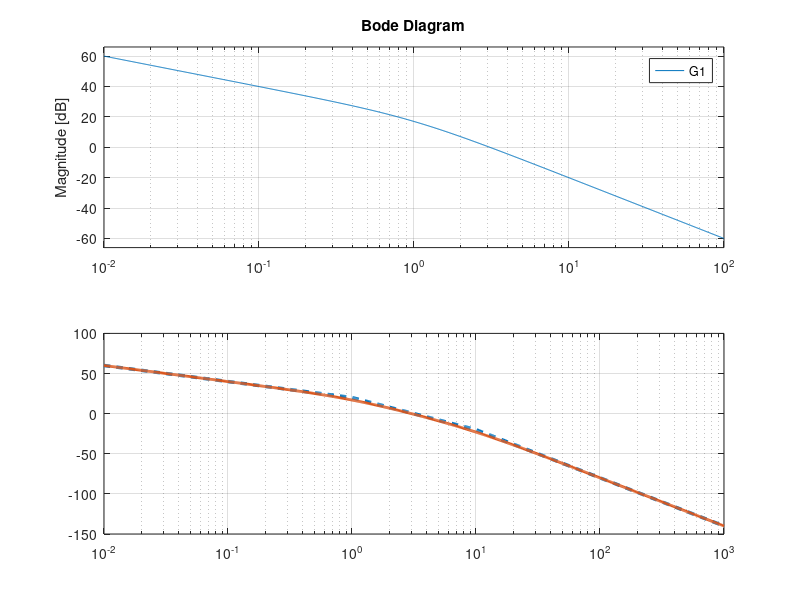

Write MATLAB code to recreate this figure. (Note: this script raises an error after producing the figure.)
%% 9주차 — 주파수응답: 사인을 넣어 보면
% **제어시스템설계** · 충남대학교 자율운항시스템공학과
%
%
% **참고자료 — 먼저 볼 것**
%
% 아래 다섯 과목은 **이 강의의 담당교수가 직접 한 강의**입니다.
% 기초부터 대학원 과정까지 이어지므로 부족한 곳부터 보면 됩니다.
% 이 강의에서 쓰는 기호와 유도는 모두 그 안에서 자세히 다룹니다.
%
% | # | 과목 | 수준 | 언어 | 영상 | 강의자료·코드 |
% |---|---|---|---|---|---|
% | 1 | **제어공학** — 기초. 전달함수, 피드백, 안정도, 근궤적, PID | 학부 | KO | [재생목록](https://youtube.com/playlist?list=PLFaUxNRM4BvJMpF9HZS-Mp8tDv9dTdglk) | [드라이브](https://drive.google.com/drive/folders/1TNIPDNtS_Iy8li-olka5WJslSXDYf0aT) |
% | 2 | **제어시스템설계** — 해석이 아니라 설계. 사양, 루프 성형, 이산 구현 | 학부 | KO | [재생목록](https://youtube.com/playlist?list=PLFaUxNRM4BvIGroZ5rgn7x08F7C79d9WZ) | [드라이브](https://drive.google.com/drive/folders/11m5Xxl_PHJvxgHghLSP-jhCpmRpbvoXh) |
% | 3 | **제어공학특론** — 좌표계, 6자유도 운동방정식, 회전행렬과 오일러각, 선형화 | 대학원 | EN | [재생목록](https://youtube.com/playlist?list=PLFaUxNRM4BvJmvF2ljx4KM5dj1P5jEcw0) | [드라이브](https://drive.google.com/drive/folders/1GUxbbONl916lNd0ggnFnXrNwNkd13-2-) |
% | 4 | **센서신호처리 및 융합** — 센서 모델, 잡음, 추정, 다중센서 융합 | 대학원 | EN | [재생목록](https://youtube.com/playlist?list=PLFaUxNRM4BvK-aP2Gdoyp5-AWvMn7Fo8E) | [드라이브](https://drive.google.com/drive/folders/1MEVJP7TzMcm8w6TZwUjhWJtL34WeNY3u) |
% | 5 | **캡스톤디자인** — 이동체 프로젝트를 처음부터 끝까지 | 학부 | KO | [재생목록](https://youtube.com/playlist?list=PLFaUxNRM4BvLu7L0pDoLzDXTv8mm6rCmj) | [드라이브](https://drive.google.com/drive/folders/1haIQejlJfrdhtOuof-MpffR9ydVscXZS) |
%
% **MATLAB 이나 Simulink 가 아직 익숙하지 않다면** 실습에 들어가기 전에 아래를 먼저 하십시오.
% 무료이고 각각 몇 시간이면 끝납니다.
%
% | 도구 | 학습 자료 |
% |---|---|
% | MATLAB | [MATLAB Onramp](https://matlabacademy.mathworks.com/kr/details/matlab-onramp/gettingstarted) · [Core MATLAB Skills](https://matlabacademy.mathworks.com/details/core-matlab-skills/lpmlcms) |
% | Simulink | [Simulink Onramp](https://matlabacademy.mathworks.com/kr/details/simulink-onramp/simulink) · 담당교수 Simulink 강의 [1편](https://youtu.be/a-afHg_fSaU) · [2편](https://youtu.be/070Yn0Hw5a0) |
%
% 지난 주까지는 **시간**으로 봤습니다. 계단을 넣고 얼마나 빨리, 얼마나 흔들리며
% 따라오는지를 봤습니다.
%
% 오늘부터는 **주파수**로 봅니다. 사인을 넣고 크기와 위상이 어떻게 달라지는지 봅니다.
%
% 왜 굳이 다른 눈으로 보는가 — 세 가지 이유가 있습니다.
%
% - **모델이 없어도 잴 수 있다.** 사인파를 넣어 보면 되니까 실험만으로 얻는다
% - **곱셈이 덧셈이 된다.** 여러 블록이 이어진 시스템을 손으로 그릴 수 있다
% - **여유를 숫자로 준다.** 모델이 조금 틀려도 버티는지를 10주차에서 본다
if isempty(which('plant_msd'))   % 경로가 아직 등록 안 되었으면 알아서 잡는다
    p_ = pwd;
    if ~isempty(mfilename('fullpath')), p_ = fileparts(mfilename('fullpath')); end
    for k_ = 1:4
        if isfile(fullfile(p_,'setup_path.m')), run(fullfile(p_,'setup_path.m')); break; end
        p_ = fileparts(p_);
    end
    clear p_ k_
end
clc; close all;
s = tf('s');
%% 0-0. 오늘 돌려 볼 파일
% 강의노트를 읽다가 **직접 값을 바꿔 보고 싶을 때** 여는 파일들입니다.
% 모두 `W09_Bode` 폴더 안에 있습니다.
%
% | 파일 | 실행 결과 | 학습 목표 |
% |---|---|---|
% | `W09_01_sine_to_bode.m` | 여러 주파수의 사인을 `lsim` 으로 넣고 정상상태에서 크기비·위상지연을 **직접 재서** `bode` 곡선 위에 찍는다 | 보드 선도가 **잰 값을 모아 놓은 것**임을 |
% | `W09_02_bode_asymptotes.m` | 전달함수를 인수로 쪼개 점근선을 하나씩 그리고 합산 | 손으로 보드 선도를 **그리는 법** |
% | `W09_03_run_simulink.m` | 사인 주파수를 `logspace` 로 훑으며 `sim` 을 반복하고 진폭·위상을 자동 추출 | 모델 없이 **실험만으로** 보드 선도를 얻는 법 |
% | `W09_SineSweep.slx` | 사인 소스 $\to$ 플랜트 $\to$ 로깅. 아주 단순한 모델 | 측정 대상은 그냥 **열린 시스템**임 |
% | `W09_build_model.m` | 위 `.slx` 를 코드로 다시 만든다 | 모델이 깨졌을 때 되살리는 법 |
%
% 오늘 처음 쓰는 도우미 함수 두 개도 `common/` 에 있습니다.
%
% | 함수 | 기능 |
% |---|---|
% | `freq_scan(G, w)` | 주파수마다 사인을 넣어 **크기비와 위상지연을 실제로 재서** 표로 돌려준다 |
% | `dg_sine_io(w)` | 위 0절의 "사인 넣고 사인 나오는" 그림을 그린다 |
%
% 실행하는 법 — 파일을 열고 절 안에서 `Ctrl+Enter` 를 누르면 그 절만 돕니다.
% 전체는 `F5` 입니다. 처음 한 번은 `setup_path` 를 먼저 실행하십시오.
%
% 이 강의노트의 **그림은 전부** `make_figures.m` 이 만들어 `common/figures/` 에
% 넣어 둔 것입니다. 그림마다 어느 함수가 만들었는지 아래에 적어 두었습니다.
%% 0. 오늘 한 장 요약
% 오늘 배우는 것을 한 문장으로 적으면 이렇습니다.
%
% **선형 시불변 시스템에 사인을 넣으면 같은 주파수의 사인이 나온다.
% 달라지는 것은 크기와 위상뿐이고, 그 둘을 주파수마다 모은 것이 보드 선도다.**
%
% ![사인을 넣으면 크기와 위상만 달라진 사인이 나온다](w09_sine_io.png)
%
% **그림 파일** `w09_sine_io.png` — `common/dg_sine_io.m` 의 `dg_sine_io`
%   · 다시 만들려면 `make_figures('w09_sine_io')`
%
% **만드는 곳** — `common/dg_sine_io.m` (`make_figures('w09_sine_io')`).
% 명령창에서 `dg_sine_io(3)` 처럼 다른 주파수로 직접 불러도 됩니다
% **직접 바꿔 보려면** — `W09_01_sine_to_bode.m` 의 **1절**에서 `w` 를
% $0.1$, $1$, $10$ 으로 바꿔 실행
%
% 그림 해석 — **이 표를 그대로 읽으면 오늘 0절 설명이 됩니다**
%
% | 관찰 위치 | 관찰 내용 | 해석 |
% |---|---|---|
% | 파란 곡선 | 입력 $\sin(\omega t)$, 진폭 $1$ | 우리가 넣는 것 |
% | 빨간 곡선 | 출력 | 시스템이 내놓는 것 |
% | 두 곡선의 **모양** | 둘 다 똑같은 사인파다 | **모양은 안 바뀐다.** 이것이 오늘의 출발점 |
% | 두 곡선이 $0$ 을 지나는 간격 | 항상 같다 | **주파수도 안 바뀐다** |
% | 빨간 봉우리 높이 | $0.707$ | 크기가 $0.707$ 배로 줄었다. 이것이 $|G|$ |
% | 위쪽 가로 막대 | $0.785$ 초 | 빨간 곡선이 파란 곡선보다 이만큼 늦다 |
% | 그 막대의 각도 표시 | $-45.0$ 도 | 한 주기 $6.28$ 초의 $1/8$ 이 $45^\circ$ |
% | 두 곡선의 처음 구간 | 빨간 곡선이 $-0.5$ 에서 시작 | 아직 정상상태가 아니다. **재는 것은 뒤쪽** |
%
% $|G| = 0.707$ 과 위상 $-45^\circ$ — 이 **두 숫자**가 주파수 $\omega=1$ 에서
% 이 시스템을 완전히 설명합니다. 주파수를 바꿔 가며 이 두 숫자를 모으면
% 그것이 보드 선도입니다.
%
% 오늘의 계단
%
% - **1~2절** 사인을 넣으면 무슨 일이 생기는가
% - **3절** 크기와 위상을 어떻게 재는가
% - **4절** 보드 선도 — 왜 dB 와 로그축인가
% - **5절** 손으로 그리는 법 (네 조각과 점근선)
% - **6절** 2차 항의 봉우리
% - **7절** Simulink 로 직접 재 보기
%% 0-1. 가장 작은 예부터
% 파라미터가 하나뿐인 시스템으로 시작합니다.
%
% $$G(s) = \frac{1}{s+1}$$
%
% 여기에 $\omega = 1$ 인 사인을 넣으면 어떻게 되는지 봅니다.
% 손으로 계산할 수 있습니다. $s$ 자리에 $j\omega = j$ 를 넣기만 하면 됩니다.
%
% $$G(j1) = \frac{1}{j+1}$$
%
% 크기는 분모의 크기로 나누면 되고
%
% $$|G(j1)| = \frac{1}{|1+j|} = \frac{1}{\sqrt{2}} \approx 0.707$$
%
% 위상은 분모의 각을 빼면 됩니다.
%
% $$\angle G(j1) = -\angle(1+j) = -45^\circ$$
%
% 즉 **크기는 0.707 배로 줄고, 45도 늦게 따라온다** 는 뜻입니다.
% 정말 그런지 코드로 확인합니다.
G0 = 1/(s+1);
w0 = 1;
G0jw = freqresp(G0, w0);
fprintf('=== 손계산과 대조 ===\n');
fprintf('  손계산  : 크기 %.4f , 위상 %.1f 도\n', 1/sqrt(2), -45);
fprintf('  MATLAB  : 크기 %.4f , 위상 %.1f 도\n\n', abs(G0jw), rad2deg(angle(G0jw)));
t = (0:0.02:20)';
u = sin(w0*t);
y = lsim(G0, u, t);
plot(t, u, 'LineWidth', 2); hold on;
plot(t, y, 'LineWidth', 2); grid on;
xlabel('시간 [s]'); ylabel('신호');
legend('입력 sin(t)', '출력', 'Location','southeast');
title('0.707 배로 줄고 45도 늦는다');
%% 0-2. 45도가 얼마나 늦는 것인가
% 위상은 각도지만 실제로는 **시간지연**입니다. 바꾸는 법은 간단합니다.
%
% $$\text{시간지연} = \frac{\text{위상}[\mathrm{rad}]}{\omega}$$
%
% 위 예에서 $45^\circ = \pi/4$ 라디안이고 $\omega = 1$ 이므로
% $\pi/4 \approx 0.785$ 초 늦습니다.
%
% **주의할 점** — 같은 위상이라도 주파수가 다르면 시간지연이 다릅니다.
% 주파수가 두 배면 같은 각도라도 지연은 절반입니다.
fprintf('=== 같은 45도라도 주파수에 따라 다르다 ===\n');
fprintf('     w[rad s^-1]    45도가 뜻하는 시간지연[s]\n');
fprintf('    ------------  --------------------------\n');
for wq = [0.5 1 2 10]
    fprintf('    %12.1f  %26.4f\n', wq, (pi/4)/wq);
end
fprintf('\n');
%% 1. 왜 사인인가
% 계단이나 임펄스가 아니라 왜 하필 사인인가.
%
% 이유는 하나입니다. **선형 시불변 시스템에서 사인만이 모양을 유지합니다.**
%
% - 계단을 넣으면 출력은 계단이 아니다 (지수함수가 섞인 곡선이 나온다)
% - 임펄스를 넣으면 출력은 임펄스가 아니다
% - **사인을 넣으면 출력도 사인이다.** 크기와 위상만 달라진다
%
% 모양이 유지되므로 "무엇이 달라졌는가" 를 숫자 **두 개**로 요약할 수 있습니다.
% 그 두 숫자가 크기비와 위상차입니다.
%
% 그리고 푸리에가 알려 준 대로 어떤 신호든 사인의 합으로 쓸 수 있으므로,
% 사인 하나에 대한 답을 알면 **모든 신호에 대한 답을 아는 것**입니다.
%% 2. 정말 사인이 나오는가 — 유도
% 말로만 하지 말고 식으로 확인합니다.
%
% 입력이 $u(t) = \sin(\omega t)$ 이면 라플라스 변환은
%
% $$U(s) = \frac{\omega}{s^2 + \omega^2} = \frac{\omega}{(s-j\omega)(s+j\omega)}$$
%
% 출력은 $Y(s) = G(s)U(s)$ 이므로 부분분수로 쪼개면 이렇게 됩니다.
%
% $$Y(s) = \frac{A}{s - j\omega} + \frac{\bar{A}}{s + j\omega}
%          + (\text{G 의 극점에서 오는 항들})$$
%
% 오른쪽 괄호의 항들은 $G$ 의 극점이 좌반면에 있으면 **시간이 지나면 사라집니다.**
% 남는 것은 앞의 두 항뿐이고, 이것이 정상상태 응답입니다.
%
% 계수 $A$ 를 구하면
%
% $$A = \left. (s - j\omega)\,\frac{G(s)\,\omega}{(s-j\omega)(s+j\omega)}
%     \right|_{s = j\omega} = \frac{G(j\omega)}{2j}$$
%
% 이것을 되돌리면 결국
%
% $$y_{ss}(t) = |G(j\omega)|\,\sin\left(\omega t + \angle G(j\omega)\right)$$
%
% **결론** — 정상상태 사인응답의 크기비와 위상차는 그냥 $G(s)$ 에
% $s = j\omega$ 를 넣은 값입니다. 외울 것도 없습니다.
%% 2-1. 앞 주차와 이어 보기
% 같은 이야기가 계속 반복되고 있습니다.
%
% - **계단**의 정상상태 $\rightarrow$ $G(0)$ 을 본다 (5주차 `dcgain`)
% - **사인**의 정상상태 $\rightarrow$ $G(j\omega)$ 를 본다 (오늘)
%
% 둘 다 "입력의 극점 자리에 $s$ 를 넣는다" 는 같은 규칙입니다.
% 계단의 극점은 $s = 0$, 사인의 극점은 $s = \pm j\omega$ 이기 때문입니다.
%% 3. 크기와 위상을 어떻게 재는가
% 실험으로 잰다면 두 가지 방법이 있습니다.
%
% - **눈으로** — 진폭을 자로 재고, 꼭짓점이 얼마나 늦는지 본다.
%   직관적이지만 잡음이 있으면 부정확하다
% - **계산으로** — 신호에 $e^{-j\omega t}$ 를 곱해 적분한다.
%   푸리에 계수를 구하는 것과 같고, 잡음에 강해 실무에서 이 방법을 쓴다
%
% **반드시 지킬 것 하나** — 과도응답이 사라진 뒤에 재야 합니다.
% 처음 몇 주기는 $G$ 의 극점에서 오는 항이 섞여 있어 값이 틀립니다.
%
% 아래는 여러 주파수에서 실제로 재서 `bode` 곡선 위에 얹어 본 결과입니다.
%
% ![직접 잰 값(동그라미)이 bode 곡선 위에 정확히 놓인다](w09_measure.png)
%
% **그림 파일** `w09_measure.png` — `make_figures.m` 의 `fig_sine_measure`
%   · 다시 만들려면 `make_figures('w09_measure')`
%
% **만드는 곳** — `make_figures.m` 의 `fig_sine_measure`
% **직접 해 보려면** — `W09_01_sine_to_bode.m` 을 실행하면 `freq_scan` 이
% 주파수마다 사인을 넣어 재는 과정을 표로 찍어 줍니다
%
% 그림 해석
%
% | 관찰 위치 | 관찰 내용 | 해석 |
% |---|---|---|
% | 위 그림 파란 곡선 | `bode` 가 그린 크기 곡선 | MATLAB 이 **식으로** 계산한 것 |
% | 위 그림 빨간 동그라미 | 사인을 넣어 **직접 잰** 값 | `lsim` 으로 시뮬레이션해서 자로 잰 것 |
% | 동그라미가 곡선 **위에 정확히** 놓인 것 | 둘이 같다 | **보드 선도는 잰 값을 모은 것**이라는 증거 |
% | 위 그림 $\omega = 1$ 근처의 봉우리 | 약 $+15$ dB | 이 주파수에서 크기가 커진다 (공진) |
% | 위 그림 $\omega > 2$ 구간 | 오른쪽 아래로 곧게 떨어진다 | 빠른 신호는 못 따라간다 |
% | 위 그림 $\omega < 0.3$ 구간 | $0$ dB 로 평평 | 느린 신호는 그대로 통과 |
% | 아래 그림 왼쪽 끝 | 위상 $0^\circ$ | 느린 신호는 안 늦는다 |
% | 아래 그림 $\omega = 1$ | 위상 $-90^\circ$ | 정확히 사분의 일 주기 늦는다 |
% | 아래 그림 오른쪽 끝 | 위상 $-180^\circ$ | 반 주기 늦는다. **부호가 뒤집힌 셈** |
% | 아래 그림이 $\omega=1$ 근처에서 급하게 꺾이는 것 | 위상이 빠르게 변한다 | 감쇠비가 작다는 뜻 |
%
% **위아래 두 장이 한 세트입니다.** 크기만 보면 절반만 본 것입니다.
% 10주차의 안정여유는 이 **아래 그림**에서 나옵니다.
%% 3-1. `bode` — 주파수응답을 그리는 명령
% **오늘의 새 명령입니다.**
%
% 명령 정리
%
% - **원리** — 주파수 $\omega$ 를 훑으며 $G(j\omega)$ 를 계산해 크기와 위상을 그린다
% - **입력** — 전달함수. 주파수 벡터를 두 번째 인자로 줄 수도 있다
% - **출력** — 출력을 받지 않고 부르면 그림. 출력을 받으면 `[mag, phase, w]` 숫자
%
% 주의 세 가지
%
% - 출력으로 받은 `mag` 는 **dB 가 아니라 배율**이다. dB 로 보려면
%   `20*log10(mag)` 를 직접 해야 한다
% - `mag` 와 `phase` 는 3차원 배열로 나온다. `squeeze` 로 눌러야 그릴 수 있다
% - 위상은 $\pm 180^\circ$ 를 넘나들며 튈 수 있다. 필요하면 `unwrap` 을 쓴다
G1 = 10/(s*(s+1));
[mg, pg, wg] = bode(G1);
mg = squeeze(mg);  pg = squeeze(pg);
fprintf('=== bode 의 출력 ===\n');
fprintf('  주파수 점 %d 개\n', numel(wg));
fprintf('     w[rad s^-1]    mag(배율)    dB       위상[도]\n');
fprintf('    ------------  -----------  -------  ---------\n');
for i = round(linspace(1, numel(wg), 6))
    fprintf('    %12.4f  %11.4f  %7.2f  %9.2f\n', ...
            wg(i), mg(i), 20*log10(mg(i)), pg(i));
end
fprintf('\n');
bode(G1); grid on;
title('bode 로 그린 주파수응답');
%% 4. 왜 dB 이고 왜 로그축인가
% 두 가지 이유가 있고, 둘 다 실용적인 이유입니다.
%
% **이유 하나 — 곱셈이 덧셈이 된다**
%
% $$20\log_{10}|G_1 G_2| = 20\log_{10}|G_1| + 20\log_{10}|G_2|$$
%
% 전달함수는 대개 인수들의 곱입니다. 로그를 취하면 합이 되므로
% **조각마다 따로 그린 뒤 세로로 더하면** 전체가 됩니다.
% 5절의 손작도가 가능한 것이 순전히 이 성질 덕분입니다.
%
% **이유 둘 — 넓은 범위를 한 그림에**
%
% 크기가 $1000$ 배 차이 나도 dB 로는 $60$ 차이일 뿐입니다.
% 주파수도 마찬가지라서 로그축을 씁니다.
fprintf('=== 외워 두면 편한 dB 값 ===\n');
tbl = {0.01,'백분의 일'; 0.1,'십분의 일'; 0.5,'절반'; ...
       1/sqrt(2),'1/sqrt(2)'; 1,'그대로'; 2,'두 배'; 10,'열 배'; 100,'백 배'};
fprintf('     배율        dB      설명\n');
fprintf('    --------  --------  ----------\n');
for i = 1:size(tbl,1)
    fprintf('    %8.4f  %8.2f  %s\n', tbl{i,1}, 20*log10(tbl{i,1}), tbl{i,2});
end
fprintf('\n');
%% 4-1. 기울기의 단위 — dB per decade
% 데케이드(decade)는 **주파수가 10 배가 되는 구간**입니다.
%
% - 적분기 $1/s$ : 주파수가 10 배가 되면 크기가 $1/10$ 이 되므로 $-20$ dB
%   $\rightarrow$ **-20 dB per decade**
% - 극점이 두 개면 $-40$, 세 개면 $-60$
%
% 즉 **기울기를 보면 극점이 몇 개인지 알 수 있습니다.**
% 이것이 실험 데이터에서 모델을 읽어 내는 첫 단계입니다.
%% 5. 손으로 그리기 — 조각은 네 가지뿐
% 실계수 다항식은 반드시 1차식과 2차식의 곱으로 인수분해됩니다.
% 그래서 어떤 전달함수든 아래 **네 조각의 곱**입니다.
%
% - **상수** $K$
% - **원점의 극점 또는 영점** $s^{\pm n}$ (적분기, 미분기)
% - **1차** $(Ts + 1)$
% - **2차** $\left(\frac{s}{\omega_n}\right)^2 + 2\zeta\frac{s}{\omega_n} + 1$
%
% 조각마다 점근선이 어떻게 생겼는지만 알면 됩니다.
%
% | 조각 | 크기 점근선 | 위상 |
% |---|---|---|
% | 상수 $K > 0$ | $20\log_{10}K$ 수평선 | $0^\circ$ |
% | 적분기 $1/s$ | $-20$ dB per dec | $-90^\circ$ (항상) |
% | 1차 극점 | 꺾임 전 $0$, 후 $-20$ dB per dec | $0^\circ \rightarrow -90^\circ$ |
% | 1차 영점 | 꺾임 전 $0$, 후 $+20$ dB per dec | $0^\circ \rightarrow +90^\circ$ |
% | 2차 극점 | 꺾임 전 $0$, 후 $-40$ dB per dec | $0^\circ \rightarrow -180^\circ$ |
%% 5-1. 가장 흔한 실수 — 시정수 꼴로 정리하지 않는 것
% $(s+1)$ 과 $(0.1s+1)$ 은 같은 꼴이지만 $(s+10)$ 은 **아닙니다.**
% 점근선을 그리려면 상수항이 $1$ 이 되도록 먼저 정리해야 합니다.
%
% $$s + 10 = 10\,(0.1\,s + 1)$$
%
% 이때 튀어나온 $10$ 은 **상수 조각으로 넘어갑니다.**
% 이것을 빠뜨리면 그림 전체가 위아래로 어긋납니다.
%
% 정리해 보면
fprintf('=== 시정수 꼴로 정리하기 ===\n');
Gx = 50/((s+10)*(s+2));
fprintf('  원래   : 50 / ((s+10)(s+2))\n');
fprintf('  정리   : 50/(10*2) * 1/((0.1s+1)(0.5s+1))\n');
fprintf('         = %.3f * 1/((0.1s+1)(0.5s+1))\n', 50/20);
fprintf('  저주파 크기 (w -> 0) : %.4f = %.2f dB\n', dcgain(Gx), 20*log10(dcgain(Gx)));
fprintf('  꺾임주파수 : %.1f 과 %.1f rad s^-1\n\n', 2, 10);
%% 5-2. 조각을 더하면 전체가 된다
% 아래는 $L(s) = \frac{10}{s(s+1)(0.1s+1)}$ 을 네 조각으로 나눠 그린 뒤
% 세로로 더한 결과입니다.
%
% ![조각마다 그린 뒤 더하면 실제 곡선이 나온다](w09_asymptote.png)
%
% **그림 파일** `w09_asymptote.png` — `make_figures.m` 의 `fig_bode_asymptote`
%   · 다시 만들려면 `make_figures('w09_asymptote')`
%
% **만드는 곳** — `make_figures.m` 의 `fig_bode_asymptote`
% **직접 해 보려면** — `W09_02_bode_asymptotes.m` 을 절 단위로 실행하면
% 조각을 하나씩 얹는 과정을 볼 수 있습니다
%
% 그림 해석 — **위 칸에서 조각을 세고, 아래 칸에서 합계를 확인합니다**
%
% | 관찰 위치 | 관찰 내용 | 해석 |
% |---|---|---|
% | 위 칸 하늘색 가로선 | 상수 $10$ | $20\log_{10}10 = 20$ dB. **주파수와 무관하게 평평** |
% | 위 칸 주황 사선 | 적분기 $1/s$ | $-20$ dB/dec 로 **처음부터 끝까지** 내려간다 |
% | 주황 사선이 $0$ dB 를 지나는 곳 | $\omega = 1$ | $1/s$ 는 $\omega=1$ 에서 이득 $1$ |
% | 위 칸 노란 선 | 극점 $s+1$ | $\omega < 1$ 은 평평, $\omega > 1$ 부터 $-20$ dB/dec |
% | 노란 선이 꺾이는 곳 | $\omega = 1$ | **극점 위치가 꺾이는 자리**다 |
% | 위 칸 보라 선 | 극점 $0.1s+1$ | $\omega = 10$ 에서 꺾인다 |
% | 보라 선이 늦게 꺾이는 것 | $0.1s+1 = 0$ 이 $s=-10$ | 시정수 $0.1$ $\to$ 꺾임 $10$ rad/s |
% | 아래 칸 빨간 점선 | 위 네 조각을 **단순히 더한 것** | 손으로 그릴 수 있는 선 |
% | 아래 칸 파란 실선 | `bode` 의 진짜 곡선 | 컴퓨터가 계산한 것 |
% | 두 선이 거의 포개진 것 | 차이가 거의 없다 | **더하기만 하면 된다** |
% | 꺾이는 자리에서만 벌어지는 것 | 최대 $3$ dB | 유일한 오차. 그 외에는 정확하다 |
% | 아래 칸 전체 기울기 변화 | $-20 \to -40 \to -60$ dB/dec | 극점을 지날 때마다 $20$ 씩 가팔라진다 |
%
% **곱셈이 덧셈이 되는 것**이 로그를 쓰는 이유입니다.
% $G_1 G_2$ 의 dB 값은 $G_1$ 의 dB 와 $G_2$ 의 dB 를 더한 것입니다.
%
% 읽을 것
%
% - 꺾임주파수 **밖에서는 점근선이 거의 정확**하다
% - 꺾임주파수 **에서만 약 $3$ dB 어긋난다**
% - 그 이유는 1차 극점이 꺾임주파수에서 정확히 $-3.01$ dB 이기 때문이다
%   ($|1/(j1+1)| = 1/\sqrt{2}$)
L = 10/(s*(s+1)*(0.1*s+1));
w = logspace(-2, 3, 600);
a_sum = 20*log10(10) - 20*log10(w) ...
        - 20*log10(max(w/1,1)) - 20*log10(max(w/10,1));
m_real = 20*log10(squeeze(abs(freqresp(L, w))));
semilogx(w, a_sum, '--', 'LineWidth', 2.5); hold on; grid on;
semilogx(w, m_real, 'LineWidth', 2);
xline(1, ':'); xline(10, ':');
xlabel('주파수 [rad s^{-1}]'); ylabel('크기 [dB]'); ylim([-120 40]);
legend('점근선의 합', '실제 곡선', 'Location','southwest');
title('점근선을 더하면 실제와 거의 같다');
fprintf('=== 점근선과 실제의 차이 ===\n');
fprintf('     w[rad s^-1]   점근선[dB]   실제[dB]   차이[dB]\n');
fprintf('    ------------  -----------  ---------  ---------\n');
for wq = [0.1 1 2 10 100]
    fprintf('    %12.2f  %11.2f  %9.2f  %9.2f\n', wq, ...
            interp1(log(w), a_sum, log(wq)), ...
            interp1(log(w), m_real, log(wq)), ...
            interp1(log(w), m_real, log(wq)) - interp1(log(w), a_sum, log(wq)));
end
fprintf('\n');
%% 5-3. 위상도 점근선으로 그린다
% 앞 절에서는 **크기**만 점근선으로 그렸습니다.
% 그런데 10주차와 11주차에서 실제로 필요한 것은 **위상**입니다.
% 위상여유가 거기서 나오기 때문입니다. 위상 점근선 규칙을 세웁니다.
%
% 크기는 꺾임주파수에서 딱 꺾이지만, **위상은 그렇게 급하게 안 변합니다.**
% 그래서 규칙이 조금 다릅니다.
%
% | 조각 | 위상 점근선 |
% |---|---|
% | 상수 $K > 0$ | 항상 $0^\circ$ |
% | 적분기 $1/s$ | 항상 $-90^\circ$ (주파수와 무관) |
% | 미분기 $s$ | 항상 $+90^\circ$ |
% | 1차 극점 (꺾임 $\omega_c$) | $\omega < \omega_c/10$ 은 $0^\circ$, $\omega > 10\omega_c$ 는 $-90^\circ$, 그 사이는 **$-45^\circ$/dec 직선** |
% | 1차 영점 (꺾임 $\omega_c$) | 부호만 반대. $0^\circ \to +90^\circ$ |
%
% **외울 것은 두 가지뿐입니다.**
%
% - 변화는 꺾임주파수의 **$1/10$ 에서 시작해 $10$ 배에서 끝난다** (두 데케이드)
% - 꺾임주파수 **바로 그 자리에서 정확히 절반**, 즉 $-45^\circ$
%
% 왜 두 데케이드인가 — 1차 극점의 위상은 $-\arctan(\omega/\omega_c)$ 이고,
% $\omega = 0.1\omega_c$ 에서 $-5.7^\circ$, $\omega = 10\omega_c$ 에서 $-84.3^\circ$ 입니다.
% 양 끝에서 $0^\circ$ 와 $-90^\circ$ 에 충분히 가까워지므로 그 구간만 직선으로 잇습니다.
%
% 앞 절과 같은 $L(s) = \frac{10}{s(s+1)(0.1s+1)}$ 로 그려 봅니다.
%
% ![위상도 조각을 더하면 실제와 거의 같다](w09_phase_asym.png)
%
% **그림 파일** `w09_phase_asym.png` — `make_figures.m` 의 `fig_w09_phase_asym`
%   · 다시 만들려면 `make_figures('w09_phase_asym')`
%
% **만드는 곳** — `make_figures.m` 의 `fig_w09_phase_asym`
% **직접 확인해 보려면** — 아래 코드가 같은 표를 숫자로 찍어 줍니다
%
% 그림 해석
%
% | 관찰 위치 | 관찰 내용 | 해석 |
% |---|---|---|
% | 위 칸 하늘색 수평선 | 상수 $10$ | 위상에 기여하지 않는다. 항상 $0^\circ$ |
% | 위 칸 주황 수평선 | 적분기 $1/s$ | **주파수와 무관하게 $-90^\circ$**. 기울어지지 않는다 |
% | 위 칸 노란 사선 | 극점 $s+1$ | 꺾임이 $1$ 이므로 $0.1$ 에서 시작해 $10$ 에서 끝난다 |
% | 노란 사선이 $\omega=1$ 에서 지나는 값 | $-45^\circ$ | **꺾임주파수에서 정확히 절반** |
% | 위 칸 보라 사선 | 극점 $0.1s+1$ | 꺾임이 $10$ 이므로 $1$ 에서 시작해 $100$ 에서 끝난다 |
% | 두 사선의 기울기가 같은 것 | 둘 다 $-45^\circ$/dec | 1차 극점은 전부 같은 기울기 |
% | 두 사선이 $1 \sim 10$ 구간에서 **겹치는 것** | 둘이 동시에 내려간다 | 그 구간에서 합의 기울기가 $-90^\circ$/dec |
% | 아래 칸 빨간 점선 | 세 조각을 더한 것 | 손으로 그릴 수 있는 선 |
% | 아래 칸 파란 실선 | `bode` 의 실제 위상 | 컴퓨터가 계산한 것 |
% | 두 선의 어긋남 | 최대 $6.3^\circ$ | 크기 점근선의 $3$ dB 에 해당하는 오차 |
% | 어긋남의 부호가 번갈아 바뀌는 것 | $-6.3, +3.1, -5.7, 0, +5.7, \ldots$ | 꺾임점을 기준으로 **대칭**이라 평균적으로는 맞는다 |
%
% 아래 표에서 어긋남을 숫자로 확인하십시오.
L5 = 10/(s*(s+1)*(0.1*s+1));
fprintf('=== 위상 점근선과 실제 ===\n');
fprintf('  %-10s %-10s %-10s %-10s %s\n', 'w', '적분기', '두 극점', '점근선 합', '실제[도]');
for wq = [0.1 0.316 1 3.162 10 31.6 100]
    pa1 = -45*min(max(log10(wq/0.1), 0), 2);      % 극점 s+1  (꺾임 1)
    pa2 = -45*min(max(log10(wq/1  ), 0), 2);      % 극점 0.1s+1 (꺾임 10)
    pas = -90 + pa1 + pa2;
    [~, pt] = bode(L5, wq);
    fprintf('  %-10.3f %-10.0f %-10.1f %-10.2f %.2f   (차이 %+.2f)\n', ...
            wq, -90, pa1+pa2, pas, squeeze(pt), squeeze(pt) - pas);
end
fprintf('  --> 어긋남이 최대 6.3 도. 설계 초안에는 충분합니다.\n\n');
%% 5-4. 점근선만으로 교차주파수와 위상여유를 읽는다
% **이 절이 손작도를 배우는 이유입니다.**
% 지금까지 그린 두 점근선만 있으면 다음 두 숫자를 컴퓨터 없이 얻습니다.
%
% - **교차주파수** $\omega_c$ — 크기 점근선이 $0$ dB 를 지나는 곳
% - **위상여유** $PM$ — 그 자리에서 위상을 읽고 $180^\circ$ 를 더한 값
%
% 두 숫자가 10주차와 11주차의 전부입니다.
%
% 우리 예제로 해 봅니다. 크기 점근선은 $1 < \omega < 10$ 구간에서
%
% $$20\log_{10}10 - 20\log_{10}\omega - 20\log_{10}\omega = 20 - 40\log_{10}\omega$$
%
% 이것이 $0$ 이 되는 곳은 $\log_{10}\omega = 0.5$, 즉 $\omega_c = \sqrt{10} = 3.16$ 입니다.
% (구한 값이 정말 $1 \sim 10$ 안에 있는지 **반드시 확인**하십시오.
% 다른 구간의 식을 썼다면 답이 그 구간 밖으로 나옵니다.)
%
% 그 자리에서 위상 점근선을 읽으면
%
% $$-90^\circ - 45^\circ\log_{10}\frac{3.16}{0.1} - 45^\circ\log_{10}\frac{3.16}{1}
%   = -90^\circ - 67.5^\circ - 22.5^\circ = -180^\circ$$
%
% 따라서 $PM = 180^\circ - 180^\circ = 0^\circ$ 입니다. **이 루프는 거의 불안정합니다.**
%
% ![점근선 두 장으로 교차주파수와 위상여유를 읽는다](w09_hand_margin.png)
%
% **그림 파일** `w09_hand_margin.png` — `make_figures.m` 의 `fig_w09_hand_margin`
%   · 다시 만들려면 `make_figures('w09_hand_margin')`
%
% **만드는 곳** — `make_figures.m` 의 `fig_w09_hand_margin`
% **직접 확인해 보려면** — 아래 코드가 `margin` 으로 검산합니다
%
% 그림 해석
%
% | 관찰 위치 | 관찰 내용 | 해석 |
% |---|---|---|
% | 위 칸 검은 가로선 | $0$ dB | 크기가 정확히 $1$ 인 자리 |
% | 위 칸 빨간 점선이 그 선을 지나는 곳 | $\omega = 3.16$ | **점근선이 준 교차주파수** |
% | 위 칸 파란 실선이 지나는 곳 | $\omega = 3.015$ | 실제 값. 차이 $4.9\%$ |
% | 두 값의 차이가 작은 것 | 점근선으로 충분하다 | 설계 초안에는 이 정도면 된다 |
% | 아래 칸 빨간 세로 점선 | 위에서 찾은 $\omega_c$ 를 아래로 내려 그은 선 | **두 그림을 잇는 선** |
% | 그 선이 위상 곡선과 만나는 점 | $-180^\circ$ | 여기서 $180^\circ$ 를 더하면 $PM$ |
% | 아래 칸 검은 가로 점선 | $-180^\circ$ 기준선 | 이 선에 닿으면 여유가 $0$ |
% | 점근선이 준 $PM$ | $0^\circ$ | 손으로 얻은 답 |
% | 실제 $PM$ | $1.58^\circ$ | `margin` 이 준 값. **거의 같다** |
% | 두 답이 모두 "거의 불안정" 을 가리키는 것 | 결론이 같다 | 손작도의 목적은 정확한 값이 아니라 **판단**이다 |
%
% 손으로 그린 것과 `margin` 이 준 것이 **같은 결론을 냅니다.**
% 이것이 손작도를 배우는 이유입니다. 플랜트를 잘못 입력했거나 부호를 틀렸을 때,
% 손으로 어림잡을 수 있으면 이상한 결과를 그대로 믿지 않게 됩니다.
w_hand  = 10^0.5;
ph_hand = -90 - 45*log10(w_hand/0.1) - 45*log10(w_hand/1);
[~, pm_true, ~, wc_true] = margin(L5);
fprintf('=== 손으로 읽은 값과 margin 대조 ===\n');
fprintf('  교차주파수 : 손 %.3f  vs  margin %.3f rad/s   (차이 %.1f %%)\n', ...
        w_hand, wc_true, 100*abs(w_hand-wc_true)/wc_true);
fprintf('  위상여유   : 손 %.1f 도  vs  margin %.2f 도\n', 180+ph_hand, pm_true);
fprintf('  --> 둘 다 "여유가 거의 없다" 는 같은 결론을 줍니다.\n');
fprintf('      실제로 이 루프의 계단응답은 오래 진동합니다.\n\n');
%% 6. 2차 항의 봉우리
% 점근선만 그리면 놓치는 것이 하나 있습니다. **2차 항의 봉우리**입니다.
%
% 2차 표준형에 $s = j\omega_n$ 을 넣어 보면 실수부가 서로 상쇄되고
% 허수부만 남습니다.
%
% $$T(j\omega_n) = \frac{\omega_n^2}
%   {(j\omega_n)^2 + 2\zeta\omega_n(j\omega_n) + \omega_n^2}
%   = \frac{\omega_n^2}{2j\zeta\omega_n^2} = \frac{1}{2j\zeta}$$
%
% 즉 $|T(j\omega_n)| = \frac{1}{2\zeta}$ 입니다.
% **감쇠비가 작을수록 이 값이 커집니다.** 그것이 봉우리입니다.
%
% ![감쇠비가 작을수록 봉우리가 높고, 시간영역에서는 오버슈트가 크다](w09_resonance.png)
%
% **그림 파일** `w09_resonance.png` — `make_figures.m` 의 `fig_resonance`
%   · 다시 만들려면 `make_figures('w09_resonance')`
%
% **만드는 곳** — `make_figures.m` 의 `fig_resonance`
% **직접 바꿔 보려면** — `W09_02_bode_asymptotes.m` 의 마지막 절에서
% `zeta` 목록을 바꿔 실행
%
% 그림 해석 — **왼쪽 곡선과 오른쪽 곡선을 색으로 짝지어 읽으십시오**
%
% | 관찰 위치 | 관찰 내용 | 해석 |
% |---|---|---|
% | 왼쪽 파란 곡선 ($\zeta=0.1$) | $\omega \approx 1$ 에서 $+14$ dB | 그 주파수의 사인을 넣으면 **$5$ 배로 커져서** 나온다 |
% | 왼쪽 빨간 곡선 ($\zeta=0.2$) | $+8$ dB | 봉우리가 낮아졌다 |
% | 왼쪽 노란 곡선 ($\zeta=0.4$) | $+2$ dB | 거의 없다 |
% | 왼쪽 보라 곡선 ($\zeta=0.707$) | 봉우리가 **사라졌다** | **$\zeta = 0.707$ 이 봉우리가 없어지는 경계** |
% | 왼쪽 초록 곡선 ($\zeta=1$) | 처음부터 계속 내려간다 | 공진이 전혀 없다 |
% | 다섯 곡선의 오른쪽 끝 | 모두 $-40$ dB/dec 로 겹친다 | 고주파에서는 $\zeta$ 가 무의미하다 |
% | 오른쪽 파란 곡선 | 첫 봉우리 $1.73$, 오래 진동한다 | 왼쪽 봉우리가 높았던 그 곡선 |
% | 오른쪽 보라 곡선 | 살짝 넘고 바로 감쇠한다 | 왼쪽에서 봉우리가 없던 그 곡선 |
% | 오른쪽 곡선들의 진동 주기 | 약 $3.1$ s | $2\pi/1 = 6.28$ 의 절반. 왼쪽 봉우리 위치 $\omega=1$ 과 같은 이야기 |
% | 좌우 곡선의 색 순서 | 완전히 같다 | **봉우리 높이 순서 = 오버슈트 순서** |
%
% 왼쪽과 오른쪽은 **같은 사실을 두 언어로 적은 것**입니다.
% 주파수영역의 "봉우리" 가 시간영역의 "오버슈트" 입니다.
% 10주차에서 이 대응을 $\zeta \approx \mathrm{PM}/100$ 이라는 공식으로 만듭니다.
%% 6-1. 봉우리와 오버슈트는 같은 이야기다
% 4주차에서 배운 것과 연결됩니다.
%
% - 시간영역 : $\zeta$ 가 작으면 **오버슈트**가 크다
% - 주파수영역 : $\zeta$ 가 작으면 **봉우리**가 크다
%
% 같은 성질을 두 각도에서 보는 것뿐입니다.
%
% 정확한 봉우리 값과 그 위치는 이렇습니다 ($\zeta < 0.707$ 일 때만 존재).
%
% $$M_r = \frac{1}{2\zeta\sqrt{1-\zeta^2}}, \qquad
%   \omega_r = \omega_n\sqrt{1 - 2\zeta^2}$$
%
% $\zeta \ge 0.707$ 이면 봉우리가 아예 없습니다.
% 이 값이 실무에서 자주 쓰이는 이유입니다.
fprintf('=== 감쇠비, 봉우리, 오버슈트 ===\n');
fprintf('     zeta    봉우리 Mr[dB]   오버슈트[%%]\n');
fprintf('    ------  --------------  ------------\n');
for z = [0.1 0.2 0.3 0.5 0.707 1.0]
    Tz = 1/(s^2 + 2*z*s + 1);
    ii = stepinfo(Tz);
    if z < 1/sqrt(2) - 1e-3
        Mr = 1/(2*z*sqrt(1-z^2));
        fprintf('    %6.3f  %14.2f  %12.2f\n', z, 20*log10(Mr), ii.Overshoot);
    else
        fprintf('    %6.3f  %14s  %12.2f\n', z, '없음', ii.Overshoot);
    end
end
fprintf('\n');
%% 7. 필터 — 주파수로 신호를 골라내기
% 지금까지는 시스템을 "제어 대상" 으로만 봤습니다.
% 그런데 같은 전달함수를 **신호를 골라내는 도구**로 쓸 수도 있습니다. 그것이 필터입니다.
%
% 왜 지금 필터를 다루는가 — 세 가지가 오늘 배운 것과 그대로 이어집니다.
%
% - 필터는 **주파수마다 다르게 통과시키는 것**이다. 곧 크기 응답 그 자체다
% - 무엇을 통과시키고 무엇을 막을지는 **보드 선도로 정한다**
% - 그리고 **공짜가 아니다.** 막는 대신 위상이 늦는다
%
% 마지막 항목이 이 과목에서 가장 중요합니다.
% 7주차에서 미분항의 잡음을 잡으려고 필터를 붙였고,
% 11주차에서 Lead 와 Lag 를 쓸 때 같은 맞바꿈을 다시 만납니다.
%% 7-1. 저역통과 필터 — 느린 것은 통과, 빠른 것은 차단
% 가장 많이 쓰는 필터입니다. 1차 저역통과는 이렇게 생겼습니다.
%
% $$G(s) = \frac{1}{\tau s + 1} = \frac{\omega_0}{s + \omega_0},
%   \qquad \omega_0 = \frac{1}{\tau}$$
%
% 기호를 정리해 두겠습니다.
%
% | 기호 | 뜻 | 단위 |
% |---|---|---|
% | $\tau$ | 시정수. 클수록 느리고 매끄럽다 | s |
% | $\omega_0 = 1/\tau$ | 차단주파수. 여기서 크기가 $-3$ dB | rad/s |
% | $f_0 = \omega_0/2\pi$ | 같은 것을 Hz 로 | Hz |
%
% 세 가지가 **같은 하나**를 다르게 부르는 것입니다. 하나를 정하면 나머지가 정해집니다.
%% 7-2. 실제로 어떻게 되는가 — 네 칸으로 함께 보기
% 왼쪽 두 칸은 **주파수영역**, 오른쪽 두 칸은 **시간영역**입니다.
% 같은 필터를 두 눈으로 보는 것입니다.
%
% ![저역통과 : 왼쪽은 주파수, 오른쪽은 시간](w09_lpf.png)
%
% **그림 파일** `w09_lpf.png` — `make_figures.m` 의 `fig_lpf`
%   · 다시 만들려면 `make_figures('w09_lpf')`
%
% **만드는 곳** — `make_figures.m` 의 `fig_lpf`
% **직접 바꿔 보려면** — 함수 안의 차단주파수 $2$ Hz 를 $0.8$ 이나 $5$ 로
% 바꾸면 네 칸이 함께 움직입니다
%
% 그림 해석 — **왼쪽 두 칸이 주파수 이야기, 오른쪽 두 칸이 시간 이야기입니다**
%
% | 관찰 위치 | 관찰 내용 | 해석 |
% |---|---|---|
% | 왼쪽 위 빨간 세로 점선 | 차단주파수 $2$ Hz | 여기를 경계로 통과와 차단이 갈린다 |
% | 왼쪽 위 빨간 가로 점선 | $-3$ dB | 차단주파수의 정의. 크기가 $0.707$ 배 되는 곳 |
% | 왼쪽 위 초록 동그라미 | 참 신호 $0.5$ Hz, 이득 약 $0$ dB | **거의 그대로 통과한다** |
% | 왼쪽 위 빨간 동그라미 | 잡음 $20$ Hz, 이득 $-20$ dB | **$1/10$ 로 줄어든다** |
% | 두 동그라미의 높이 차 | 약 $20$ dB | 이 차이가 필터가 하는 일 전부다 |
% | 왼쪽 아래 곡선 | 위상 | 통과시키는 대가로 **늦어진다** |
% | 왼쪽 아래 차단주파수에서의 값 | $-45^\circ$ | 1차 필터는 차단주파수에서 항상 $-45^\circ$ |
% | 오른쪽 위 회색 신호 | 센서가 준 값 | 잔털처럼 잡음이 붙어 있다 |
% | 오른쪽 위 초록 굵은 곡선 | 알고 싶은 참 신호 | $0.5$ Hz 의 매끈한 사인 |
% | 오른쪽 아래 파란 곡선 | 필터를 통과한 값 | **잔털이 사라졌다** |
% | 오른쪽 아래 초록 점선 | 참 신호 (비교용) | |
% | 파란 곡선이 초록 점선보다 오른쪽에 있는 것 | $78$ ms 늦다 | $0.5$ Hz 에서의 위상 $-14^\circ$ 를 시간으로 바꾼 값 |
%
% **공짜가 아닙니다.** 잡음을 없앤 대가로 신호가 $78$ ms 늦어졌습니다.
% 제어 루프 안에 필터를 넣으면 이 지연이 **위상여유를 깎습니다** (10주차).
% 그래서 필터는 세게 걸수록 좋은 것이 아닙니다.
%
% 왼쪽 위에서 읽을 것
%
% - 참 신호 $0.5$ Hz 는 차단주파수($2$ Hz)보다 **아래**라 거의 그대로 지나간다 (초록 동그라미)
% - 잡음 $20$ Hz 는 차단주파수보다 **위**라 $-20$ dB, 즉 **십분의 일**로 줄어든다 (빨간 동그라미)
%
% 오른쪽에서 읽을 것
%
% - 통과 전에는 참 신호가 잡음에 덮여 있다
% - 통과 후에는 잡음이 사라지고 참 신호가 드러난다
% - **다만 조금 늦다.** 이것이 왼쪽 아래 위상 그림이 말해 주던 것이다
%
% 늦는 양은 계산할 수 있습니다. $0.5$ Hz 에서 위상이 $-14^\circ$ 이므로
%
% $$\text{지연} = \frac{14^\circ}{360^\circ} \times \frac{1}{0.5\,\mathrm{Hz}}
%   \approx 78\ \mathrm{ms}$$
%% 7-3. 강의자료의 예제를 그대로
% 이 과목의 강의자료(부록 14쪽)에 같은 예제가 **이산 필터**로 나옵니다.
%
% $$y(k) = a\,y(k-1) + (1-a)\,u(k), \qquad a = 0.99$$
%
% 이것은 "예전 값을 $99\%$, 새 값을 $1\%$ 씩 섞는다" 는 뜻입니다.
% 새 값을 조금씩만 반영하니 갑작스러운 변화(잡음)가 눌립니다.
%
% ![강의자료 14쪽 예제를 그대로 재현했다](w09_lpf_prof.png)
%
% **그림 파일** `w09_lpf_prof.png` — `make_figures.m` 의 `fig_lpf_prof`
%   · 다시 만들려면 `make_figures('w09_lpf_prof')`
%
% **만드는 곳** — `make_figures.m` 의 `fig_lpf_prof`
% **직접 바꿔 보려면** — 함수 안의 `a = 0.99` 를 `0.9` 나 `0.999` 로 바꾸면
% 세 칸이 함께 움직입니다
%
% 그림 해석
%
% | 관찰 위치 | 관찰 내용 | 해석 |
% |---|---|---|
% | 위 칸 회색 가는 선 | 센서가 준 값 (참값 $+$ 잡음) | 실제로 손에 들어오는 것 |
% | 위 칸 보라 굵은 점선 | 참값 | 알고 싶은 것 |
% | 위 칸 빨간 굵은 선 | 필터를 통과한 값 | **잡음이 사라졌다** |
% | 빨간 선이 보라 점선보다 조금 오른쪽인 것 | 약간 늦다 | 필터의 지연. 공짜가 아니다 |
% | 아래 왼쪽 빨간 실선 | 이산 필터 $y_k = a y_{k-1} + (1-a)u_k$ | 코드로 짜는 형태 |
% | 아래 왼쪽 파란 점선 | 연속 필터 $1/(0.0995s+1)$ | 우리가 배운 전달함수 형태 |
% | 두 선이 **완전히 겹친 것** | 같은 것이다 | **계수 $a$ 는 시정수를 정하는 것일 뿐** |
% | 아래 오른쪽 빨간 세로 점선 | $\omega_0 = 10.1$ rad/s | $a=0.99$ 가 만드는 차단주파수 |
% | 아래 오른쪽 검은 가로 점선 | $-3.01$ dB | 차단주파수의 정의선 |
% | 세로 점선과 가로 점선이 곡선 위에서 만나는 것 | 정의대로다 | **$a$ 하나로 차단주파수가 정해진다** |
%
% 실무에서 마이크로컨트롤러에 필터를 넣을 때 쓰는 것이 아래 왼쪽의
% **한 줄짜리 이산 필터**입니다. 이 강의에서 배운 $1/(\tau s + 1)$ 과
% 정확히 같은 것이라는 점을 확인해 두십시오.
%
% 위 칸이 강의자료의 그림입니다. `Raw signal`, `True value`, `Filtered signal` 세 개가
% 그대로 나옵니다. 아래 두 칸은 **오늘 배운 것과 잇기 위해** 덧붙인 것입니다.
%
% - 왼쪽 아래 : 이 이산 필터가 사실 $1/(\tau s + 1)$ 과 **같은 것**임을 보인다
% - 오른쪽 아래 : 그 필터의 보드 선도. 계수 $a$ 가 곧 차단주파수를 정한다
%
% 이산 계수 $a$ 와 시정수의 관계는 이렇습니다.
%
% $$\tau = \frac{-\Delta t}{\ln a}$$
fprintf('=== 강의자료의 이산 필터와 연속 필터 ===\n');
dt_f = 0.001;
fprintf('     a       tau[s]    w0[rad s^-1]   f0[Hz]\n');
fprintf('   ------  ---------  -------------  --------\n');
for a_f = [0.90 0.95 0.99 0.999]
    tau_f = -dt_f/log(a_f);
    fprintf('   %6.3f  %9.5f  %13.2f  %8.3f\n', ...
            a_f, tau_f, 1/tau_f, 1/(2*pi*tau_f));
end
fprintf('\n');
fprintf('  읽는 법\n');
fprintf('    a 를 1 에 가깝게 할수록 시정수가 커집니다 = 더 매끄럽고 더 늦습니다.\n');
fprintf('    a = 0.99 는 차단주파수 1.6 Hz 짜리 필터입니다.\n');
fprintf('    같은 a 라도 **샘플 주기가 다르면 다른 필터**가 됩니다. 반드시 dt 와 함께 적으십시오.\n\n');
%% 7-4. 시정수를 눈으로 읽는 법
% 강의자료 17쪽의 그림입니다. 계단을 넣고 $\tau$ 를 바꿔 가며 본 것입니다.
%
% ![시정수가 클수록 느리다 (강의자료 17쪽)](w09_tau_time.png)
%
% **그림 파일** `w09_tau_time.png` — `make_figures.m` 의 `fig_tau_time`
%   · 다시 만들려면 `make_figures('w09_tau_time')`
%
% **만드는 곳** — `make_figures.m` 의 `fig_tau_time`
% **직접 바꿔 보려면** — 함수 안의 `taus` 목록에 $2.0$ 을 추가해 보십시오
%
% 그림 해석
%
% | 관찰 위치 | 관찰 내용 | 해석 |
% |---|---|---|
% | 왼쪽 검은 가로 점선 | 최종값의 $63.21\%$ | $1 - e^{-1} = 0.6321$ |
% | 왼쪽 가장 왼쪽 곡선 ($\tau=0.1$) | 그 선을 $t=0.1$ s 에 지난다 | $t = \tau$ 에서 지난다 |
% | 왼쪽 가장 오른쪽 곡선 ($\tau=1.5$) | 그 선을 $t=1.5$ s 에 지난다 | 역시 $t = \tau$ |
% | 일곱 곡선의 모양 | 전부 같은 모양이고 **가로로 늘어났을 뿐** | $\tau$ 는 시간축의 배율일 뿐이다 |
% | 왼쪽 곡선들의 최종값 | 전부 $10$ | $\tau$ 는 **속도만** 바꾸고 크기는 안 바꾼다 |
% | 오른쪽 그림 가로축 | 시정수 $\tau$ | |
% | 오른쪽 그림 세로축 | $63.21\%$ 에 닿는 시각 | |
% | 오른쪽 점들이 **기울기 1 의 직선** 위에 있는 것 | 두 값이 항상 같다 | **이것이 $\tau$ 의 정의 그 자체** |
% | 오른쪽 그림 글씨 | 정착시간은 대략 $4\tau$ | 4주차에서 배운 어림 |
%
% 실험 데이터에서 $\tau$ 를 읽는 법이 여기 있습니다.
% **최종값의 $63\%$ 에 닿는 시각을 자로 재면 그것이 $\tau$ 입니다.**
% 모델을 몰라도 됩니다.
%
% $\tau$ 의 정의는 이것입니다.
%
% **최종값의 $63.21\%$ 에 닿는 시각.**
%
% 왜 하필 $63.21\%$ 인가 — 1차 계단응답이 $y(t) = y_c(1 - e^{-t/\tau})$ 이므로
% $t = \tau$ 를 넣으면
%
% $$y(\tau) = y_c\left(1 - e^{-1}\right) = 0.6321\,y_c$$
%
% 4주차에서 배운 것과 같은 이야기입니다. 정착시간은 대략 $4\tau$ 입니다.
%% 7-5. 같은 것을 주파수로 보면
% 강의자료 19쪽의 그림입니다. 같은 $\tau$ 들을 주파수영역에서 본 것입니다.
%
% ![시정수별 주파수응답 (강의자료 19쪽)](w09_tau_freq.png)
%
% **그림 파일** `w09_tau_freq.png` — `make_figures.m` 의 `fig_tau_freq`
%   · 다시 만들려면 `make_figures('w09_tau_freq')`
%
% **만드는 곳** — `make_figures.m` 의 `fig_tau_freq`
% **직접 바꿔 보려면** — 앞 그림 `fig_tau_time` 과 같은 `taus` 를 쓰므로
% 둘을 함께 바꿔 보면 대응이 분명해집니다
%
% 그림 해석 — **같은 내용을 선형 눈금과 로그 눈금으로 두 번 그린 것입니다**
%
% | 관찰 위치 | 관찰 내용 | 해석 |
% |---|---|---|
% | 왼쪽 검은 가로 점선 | $0.707$ | 차단주파수의 정의 (크기가 $1/\sqrt{2}$) |
% | 왼쪽 파란 곡선 ($\tau=0.1$) | 그 선을 $\omega = 10$ 에서 지난다 | $\omega_0 = 1/\tau = 10$ |
% | 왼쪽 보라 곡선 ($\tau=1.0$) | 그 선을 $\omega = 1$ 에서 지난다 | $\omega_0 = 1$ |
% | 왼쪽 그림 전체 | **$\tau$ 가 작을수록 넓게 통과시킨다** | 빠른 시스템 $=$ 넓은 대역폭 |
% | 오른쪽 검은 가로 점선 | $-3.01$ dB | $0.707$ 을 dB 로 적은 것. **같은 선** |
% | 오른쪽 네 곡선의 왼쪽 끝 | 전부 $0$ dB 에서 평평 | 느린 신호는 다 통과 |
% | 오른쪽 곡선들이 꺾이는 자리 | $\omega = 1/\tau$ | **로그 눈금에서는 꺾임이 또렷하다** |
% | 오른쪽 곡선들의 오른쪽 기울기 | 전부 $-20$ dB/dec | 1차 필터는 다 같은 기울기 |
% | 왼쪽과 오른쪽의 곡선 모양 차이 | 왼쪽은 뭉개지고 오른쪽은 또렷하다 | **왜 로그 눈금을 쓰는지**를 보여 준다 |
%
% 앞 그림(시간)과 이 그림(주파수)은 **같은 $\tau$ 를 두 방향에서 본 것**입니다.
% $\tau$ 가 작으면 시간영역에서는 빨리 오르고, 주파수영역에서는 넓게 통과시킵니다.
%
% 왼쪽은 선형 눈금이라 $0.707$ 선을, 오른쪽은 로그 눈금이라 $-3.01$ dB 선을 그었습니다.
% **같은 선입니다.**
%
% $$20\log_{10} \frac{1}{\sqrt{2}} = 20\log_{10} 0.7071 = -3.01\ \mathrm{dB}$$
%
% 그리고 그 선을 지나는 자리가 $\omega_0 = 1/\tau$ 입니다.
%
% **시간영역의 $\tau$ 와 주파수영역의 $\omega_0$ 는 같은 숫자의 앞뒷면입니다.**
% $\tau$ 를 두 배로 하면 $\omega_0$ 가 절반이 되고, 응답은 두 배 느려집니다.
fprintf('=== 시정수와 차단주파수는 같은 것의 앞뒷면 ===\n');
s_f = tf('s');
fprintf('     tau[s]   w0=1/tau   4*tau(정착)   실제 정착시간[s]   실제 대역폭\n');
fprintf('   --------  ---------  -----------  ----------------  -----------\n');
for tau_f = [0.1 0.2 0.5 1.0]
    Gf = 1/(tau_f*s_f + 1);
    ii = stepinfo(Gf);
    fprintf('   %8.1f  %9.1f  %11.1f  %16.2f  %11.2f\n', ...
            tau_f, 1/tau_f, 4*tau_f, ii.SettlingTime, bandwidth(Gf));
end
fprintf('   --> 4*tau 어림과 실제 정착시간이 잘 맞습니다.\n');
fprintf('       대역폭도 1/tau 와 거의 같습니다 (1차 시스템이므로).\n\n');
%% 7-6. 차단주파수를 어디에 둘 것인가 — 맞바꿈
% 이것이 필터 설계의 전부입니다. **낮추면 조용하지만 느리고, 높이면 빠르지만 시끄럽습니다.**
%
% ![차단주파수를 바꿔 가며 같은 신호를 걸러 본 것](w09_cutoff.png)
%
% **그림 파일** `w09_cutoff.png` — `make_figures.m` 의 `fig_cutoff_tradeoff`
%   · 다시 만들려면 `make_figures('w09_cutoff')`
%
% **만드는 곳** — `make_figures.m` 의 `fig_cutoff_tradeoff`
% **직접 바꿔 보려면** — 함수 안의 차단주파수 목록 `[0.6 2 8 40]` 을
% 바꿔 실행
%
% 그림 해석 — **네 칸의 제목에 있는 두 숫자를 함께 보십시오**
%
% | 관찰 위치 | 관찰 내용 | 해석 |
% |---|---|---|
% | 네 칸의 회색 배경 신호 | 원래 측정값 (잡음 포함) | 네 칸 모두 **같은 입력**이다 |
% | 네 칸의 초록 점선 | 참 신호 $0.5$ Hz | 목표 |
% | 네 칸의 파란 곡선 | 필터를 통과한 값 | 비교 대상 |
% | 왼쪽 위 ($0.6$ Hz) | 아주 매끈하지만 파란 곡선이 초록보다 **한참 오른쪽** | 위상지연 $40^\circ$. 너무 늦다 |
% | 왼쪽 위 진폭 | 초록보다 **작다** ($0.8$ 정도) | 차단주파수가 신호에 너무 가까워 신호까지 깎았다 |
% | 오른쪽 위 ($2$ Hz) | 매끈하고 지연도 작다 | 지연 $14^\circ$, RMS 오차 $0.165$ |
% | 왼쪽 아래 ($8$ Hz) | 잔털이 조금 보이지만 지연 $4^\circ$ | RMS 오차 $0.102$ 로 **가장 작다** |
% | 오른쪽 아래 ($40$ Hz) | 잡음이 거의 그대로 남았다 | 지연은 $1^\circ$ 지만 RMS 오차 $0.226$ 으로 **가장 나쁘다** |
% | 네 칸의 RMS 값 | $0.423 \to 0.165 \to 0.102 \to 0.226$ | **가운데가 최소.** 양 끝이 다 나쁘다 |
%
% **양 끝이 다 나쁘고 가운데가 좋다** — 이것이 맞바꿈입니다.
% 낮게 잡으면 신호까지 깎이고 늦어지며, 높게 잡으면 잡음이 그대로 들어옵니다.
% "필터를 세게 걸면 좋다" 는 흔한 오해를 이 그림이 정면으로 반박합니다.
%
% 네 칸의 숫자를 보면 최적이 가운데 어딘가에 있습니다.
%
% - 차단 $0.6$ Hz — 아주 매끄럽지만 참값과의 오차가 가장 크다. **너무 늦어서** 그렇다
% - 차단 $8$ Hz — 이 네 개 중에서는 오차가 가장 작다
% - 차단 $40$ Hz — 잡음이 거의 그대로 통과해 오차가 다시 커진다
%
% **그림의 네 개만 보고 고르면 안 됩니다.** 아래 표처럼 촘촘히 훑어 보면
% 실제 최적은 그 사이($4$ Hz 근처)에 있습니다. 필터 설계도 6~7주차의 이득 선정과
% 똑같이 **훑어서 고르는 일**입니다.
%
% **고르는 원칙 하나** — 참 신호의 최고 주파수보다는 위에, 잡음의 최저 주파수보다는 아래에.
% 둘이 겹치면 필터로는 분리할 수 없습니다. 그때는 센서를 바꾸거나
% 다른 정보를 함께 써야 합니다 (칼만 필터가 그 이야기입니다).
fprintf('=== 차단주파수와 오차 ===\n');
t_f2 = (0:0.001:4)';
clean_f = sin(2*pi*0.5*t_f2);
rng(11);
noisy_f = clean_f + 0.35*sin(2*pi*20*t_f2) + 0.12*randn(size(t_f2));
fprintf('     차단[Hz]   참값과의 RMS 오차   0.5 Hz 에서의 지연[도]\n');
fprintf('   ---------  ------------------  ----------------------\n');
best_e = inf; best_f = NaN;
for fc_f = [0.3 0.6 1 2 4 8 16 40]
    Gf = (2*pi*fc_f)/(s_f + 2*pi*fc_f);
    yf = lsim(Gf, noisy_f, t_f2);
    e  = sqrt(mean((yf - clean_f).^2));
    if e < best_e, best_e = e; best_f = fc_f; end
    fprintf('   %9.1f  %18.4f  %22.1f\n', ...
            fc_f, e, -rad2deg(angle(freqresp(Gf, 2*pi*0.5))));
end
fprintf('   --> 이 신호에서는 차단 %.0f Hz 근처가 가장 좋습니다 (RMS %.4f).\n\n', ...
        best_f, best_e);
%% 7-7. 고역통과 필터 — 반대로 하면
% 같은 자리에 $s$ 를 올려놓으면 반대가 됩니다.
%
% $$G(s) = \frac{s}{s + \omega_0}$$
%
% 느린 것은 막고 빠른 것을 통과시킵니다. 어디에 쓰는가 —
% **센서의 영점이 서서히 흐르는 것(drift)을 없앨 때** 씁니다.
%
% ![고역통과 : 느린 치우침을 걷어내고 빠른 사건만 남긴다](w09_hpf.png)
%
% **그림 파일** `w09_hpf.png` — `make_figures.m` 의 `fig_hpf`
%   · 다시 만들려면 `make_figures('w09_hpf')`
%
% **만드는 곳** — `make_figures.m` 의 `fig_hpf`
% **직접 바꿔 보려면** — 함수 안의 차단주파수 $0.5$ Hz 를 $2$ 로 올리면
% 사건까지 함께 깎여 나갑니다
%
% 그림 해석 — **저역통과 그림과 좌우가 반대라는 점을 보십시오**
%
% | 관찰 위치 | 관찰 내용 | 해석 |
% |---|---|---|
% | 왼쪽 위 곡선의 방향 | 왼쪽이 낮고 오른쪽이 평평 | **저역통과와 정확히 반대** |
% | 왼쪽 위 빨간 세로 점선 | 차단주파수 $0.5$ Hz | 이 아래를 깎는다 |
% | 왼쪽 위 초록 동그라미 | 알고 싶은 사건 $5$ Hz, 이득 $0$ dB | 그대로 통과 |
% | 왼쪽 위 빨간 글씨 | 느린 치우침은 막힌다 | 저주파가 걸러지는 것 |
% | 왼쪽 아래 위상 | $0$ 이 아니라 **$+$** 쪽 | 고역통과는 위상을 **앞세운다** |
% | 왼쪽 아래 차단주파수에서의 값 | $+45^\circ$ | 저역통과의 $-45^\circ$ 와 부호만 반대 |
% | 오른쪽 위 빨간 점선 | 영점이 서서히 흘러가는 것 (드리프트) | 센서가 시간이 지나며 치우치는 현상 |
% | 오른쪽 위 파란 신호 | $t=1.5{\sim}2.5$ s 에 진동이 얹혀 있다 | **알고 싶은 사건이 치우침에 묻혀 있다** |
% | 오른쪽 아래 파란 곡선 | 치우침이 사라지고 진동만 남았다 | 고역통과가 한 일 |
% | 오른쪽 아래 초록 점선 | 알고 싶던 사건 | 파란 곡선과 잘 맞는다 |
% | 오른쪽 아래 $t<0.5$ s 구간 | 파란 곡선이 $1.2$ 에서 내려온다 | 필터가 자리를 잡는 데 걸리는 시간 |
%
% 실무 용도가 분명합니다 — **가속도계나 자이로의 드리프트 제거**,
% 진동 신호에서 사건 검출, 심전도의 기저선 제거 등입니다.
% 저역통과가 "잡음 제거" 라면 고역통과는 "치우침 제거" 입니다.
%
% 읽을 것
%
% - 원래 신호에는 서서히 올라가는 치우침이 있어 **사건이 묻혀 있다**
% - 고역통과를 지나면 치우침이 사라지고 사건만 남는다
% - 위상이 **$+$** 쪽이다. 저역통과가 늦추는 것과 반대로 **앞세운다**
%
% 위상을 앞세운다는 것이 어디서 본 이야기 같다면 맞습니다.
% **미분기가 하는 일이 이것이고, 7주차의 PD 와 11주차의 Lead 가 같은 계열입니다.**
%
% $$\frac{s}{s+\omega_0} \quad\text{와}\quad
%   \frac{K_d\,s}{s/N + 1} \quad\text{는 같은 모양이다}$$
%% 7-8. 네 가지 필터를 한눈에
% 저역통과·고역통과에 두 가지를 더하면 기본형이 넷입니다.
%
% | 이름 | 전달함수 | 통과 대역 | 용도 |
% |---|---|---|---|
% | 저역통과 | $\frac{\omega_0}{s+\omega_0}$ | 느린 것 | 측정 잡음 제거 |
% | 고역통과 | $\frac{s}{s+\omega_0}$ | 빠른 것 | 영점 흐름 제거 |
% | 대역통과 | $\frac{(\omega_0/Q)s}{s^2+(\omega_0/Q)s+\omega_0^2}$ | 특정 대역만 | 특정 진동만 보기 |
% | 대역저지 | $\frac{s^2+\omega_0^2}{s^2+(\omega_0/Q)s+\omega_0^2}$ | 특정 대역만 뺀 나머지 | 전원 잡음($60$ Hz) 제거 |
%
% ![같은 신호를 네 필터에 통과시켜 본 것](w09_filters.png)
%
% **그림 파일** `w09_filters.png` — `make_figures.m` 의 `fig_filter_family`
%   · 다시 만들려면 `make_figures('w09_filters')`
%
% **만드는 곳** — `make_figures.m` 의 `fig_filter_family`
% **직접 바꿔 보려면** — 함수 안의 입력 성분 $0.5$, $5$, $30$ Hz 를
% 바꾸면 네 칸이 함께 달라집니다
%
% 그림 해석
%
% | 관찰 위치 | 관찰 내용 | 해석 |
% |---|---|---|
% | 왼쪽 위 파란 곡선 | 저역통과 ($2$ Hz) | 왼쪽만 평평 |
% | 왼쪽 위 빨간 곡선 | 고역통과 ($2$ Hz) | 오른쪽만 평평. **파란 것과 거울상** |
% | 왼쪽 위 노란 곡선 | 대역통과 ($5$ Hz) | 가운데만 솟은 산 모양 |
% | 왼쪽 위 보라 곡선 | 대역저지 ($5$ Hz) | 가운데만 파인 골짜기 모양 |
% | 네 곡선의 관계 | 산과 골, 왼쪽과 오른쪽 | **네 가지가 전부**다. 다섯 번째는 없다 |
% | 오른쪽 위 신호 | $0.5 + 5 + 30$ Hz 를 섞은 것 | 네 칸 모두 이 신호를 쓴다 |
% | 왼쪽 아래 파란 곡선 | 크고 느린 물결만 남았다 | 저역통과가 $0.5$ Hz 만 남긴 것 |
% | 왼쪽 아래 빨간 곡선 | 잔물결만 남았다 | 고역통과가 $5$ 와 $30$ Hz 를 남긴 것 |
% | 두 곡선을 **더하면** 원 신호 | 저역 $+$ 고역 $=$ 전체 | 이것이 두 필터가 짝인 이유 |
% | 오른쪽 아래 파란 곡선 | 중간 빠르기 물결만 | 대역통과가 $5$ Hz 만 남긴 것 |
% | 오른쪽 아래 빨간 곡선 | 굵은 물결 $+$ 아주 잔 물결 | 대역저지가 $5$ Hz 만 뺀 것 |
%
% 필터는 **더하기와 빼기**로 만들어집니다.
% 대역통과 $=$ 저역통과 $\times$ 고역통과, 대역저지 $=$ 전체 $-$ 대역통과입니다.
%
% 입력은 $0.5$ Hz + $5$ Hz + $30$ Hz 세 성분이 섞인 신호입니다.
% 각 필터가 그중 무엇을 남기는지 시간축에서 바로 보입니다.
%% 7-9. 이 과목의 플랜트도 사실 필터다
% 여기까지 오면 뒤집어 볼 수 있습니다.
% **우리가 제어하려는 대상 자체가 이미 저역통과 필터입니다.**
%
% ![학기 내내 쓴 플랜트도 저역통과다](w09_plant_lpf.png)
%
% **그림 파일** `w09_plant_lpf.png` — `make_figures.m` 의 `fig_plant_is_lpf`
%   · 다시 만들려면 `make_figures('w09_plant_lpf')`
%
% **만드는 곳** — `make_figures.m` 의 `fig_plant_is_lpf`
% **직접 확인해 보려면** — 명령창에 `bandwidth(plant_msd())` 와
% `bandwidth(plant_dcmotor('speed'))` 를 쳐 보십시오
%
% 그림 해석
%
% | 관찰 위치 | 관찰 내용 | 해석 |
% |---|---|---|
% | 왼쪽 위 파란 곡선 | 질량-스프링-댐퍼 | $\omega \approx 1$ 에 봉우리가 있는 2차 저역통과 |
% | 왼쪽 위 빨간 곡선 | DC 모터 (속도) | 봉우리 없이 완만하게 내려간다 |
% | 두 곡선의 왼쪽 끝 | 둘 다 평평 | 느린 지령은 잘 따라간다 |
% | 두 곡선의 오른쪽 끝 | 둘 다 급하게 떨어진다 | **빠른 지령은 못 따라간다** |
% | 검은 가로 점선 | $-3$ dB | 대역폭을 읽는 선 |
% | 오른쪽 위 회색 신호 | 느린 성분 $+$ 빠른 성분 | 모터에 넣을 입력 |
% | 오른쪽 위 초록 굵은 곡선 | 느린 성분만 | 참고선 |
% | 왼쪽 아래 파란 곡선 | 모터의 실제 출력 | **잔물결이 거의 사라졌다** |
% | 왼쪽 아래 초록 점선 | 느린 성분 | 파란 곡선과 잘 맞는다 |
% | 파란 곡선에 아주 작게 남은 잔물결 | 완전히 없어지진 않았다 | 필터가 무한히 가파르지 않기 때문 |
% | 오른쪽 아래 왼쪽 막대 | MSD 대역폭 $1.54$ rad/s | |
% | 오른쪽 아래 오른쪽 막대 | DC 모터 대역폭 $1.92$ rad/s | 모터가 조금 더 빠르다 |
%
% **아무도 필터를 넣지 않았는데 필터처럼 동작합니다.**
% 물리적인 관성과 마찰 자체가 저역통과 필터이기 때문입니다.
% 그래서 대역폭은 "이 시스템이 따라갈 수 있는 한계" 라고 읽으면 됩니다.
%
% 물리적으로 당연합니다.
%
% - 질량은 관성이 있어 빨리 흔들리지 않는다
% - 코일은 인덕턴스가 있어 전류가 급히 바뀌지 않는다
% - 열은 천천히 퍼진다
%
% 그래서 **빠른 지령은 아무리 넣어도 따라오지 못하고**, 그 한계를 숫자로 적은 것이 대역폭입니다.
%
% 다만 주의할 것이 하나 있습니다. 질량-스프링-댐퍼의 크기 곡선에는 **봉우리**가 있습니다
% (감쇠비가 $0.1$ 이라서). 저역통과이긴 하지만 **차단주파수 근처를 오히려 키웁니다.**
% 6절에서 본 공진입니다. 필터로 쓸 생각이라면 감쇠비를 $0.707$ 이상으로 잡아야 합니다.
Gm = plant_msd();
Gd = plant_dcmotor('speed');
fprintf('=== 이 과목의 플랜트를 필터로 보면 ===\n');
fprintf('    시스템                대역폭[rad s^-1]   대역폭[Hz]   봉우리\n');
fprintf('   ------------------  -----------------  -----------  --------\n');
for c_f = {{'질량-스프링-댐퍼', Gm}, {'DC 모터 (속도)', Gd}}
    nm_f = c_f{1}{1}; G_f = c_f{1}{2};
    b_f  = bandwidth(G_f);
    w_f  = logspace(-2, 2, 2000);
    pk   = max(abs(squeeze(freqresp(G_f, w_f))))/abs(dcgain(G_f));
    if pk > 1.05, pkStr = sprintf('%.2f 배', pk); else, pkStr = '없음'; end
    fprintf('   %-18s  %17.3f  %11.3f  %8s\n', nm_f, b_f, b_f/(2*pi), pkStr);
end
fprintf('\n');
fprintf('  읽는 법\n');
fprintf('    대역폭보다 훨씬 빠른 지령은 아무리 넣어도 못 따라옵니다.\n');
fprintf('    반대로 대역폭 안쪽의 잡음은 그대로 출력에 나옵니다.\n');
fprintf('    그래서 대역폭을 넓히면 빨라지지만 잡음에 약해집니다.\n');
fprintf('    11주차에서 이 맞바꿈을 설계에 그대로 씁니다 (Lead 는 넓히고 Lag 는 좁힌다).\n\n');
%% 7-10. 1차와 2차의 대역폭 — 강의자료 11~12쪽
% 차수가 올라가면 어떻게 되는지도 강의자료에 있습니다.
%
% ![1차·2차 시스템의 대역폭과 계단응답 (강의자료 11~12쪽)](w09_bw_order.png)
%
% **그림 파일** `w09_bw_order.png` — `make_figures.m` 의 `fig_bw_order`
%   · 다시 만들려면 `make_figures('w09_bw_order')`
%
% **만드는 곳** — `make_figures.m` 의 `fig_bw_order`
% **직접 확인해 보려면** — 명령창에 `bandwidth(tf(10,[1 10]))` 처럼
% 직접 계산해 보십시오
%
% 그림 해석 — **왼쪽에서 대역폭을 읽고, 오른쪽에서 빠르기를 확인합니다**
%
% | 관찰 위치 | 관찰 내용 | 해석 |
% |---|---|---|
% | 위 왼쪽 파란 곡선 | $1/(s+1)$, 대역폭 $0.998$ | 극점 $-1$ 이니 대역폭도 약 $1$ |
% | 위 왼쪽 빨간 곡선 | $10/(s+10)$, 대역폭 $9.976$ | 극점 $-10$ 이니 대역폭도 약 $10$ |
% | 두 곡선의 왼쪽 끝 | 둘 다 $0$ dB | **DC 이득은 같다.** 다른 것은 빠르기뿐 |
% | 위 오른쪽 두 곡선 | 빨간 것이 훨씬 빨리 올라간다 | 대역폭이 $10$ 배 $\to$ **$10$ 배 빠르다** |
% | 위 오른쪽 파란 곡선의 정착 | 약 $4$ s | $4\tau = 4 \times 1$ |
% | 위 오른쪽 빨간 곡선의 정착 | 약 $0.4$ s | $4 \times 0.1$ |
% | 아래 왼쪽 파란 곡선 | $1/(s^2+2s+1)$, 대역폭 $0.642$ | 2차. 봉우리가 없다 |
% | 아래 왼쪽 빨간 곡선 | $5/(s^2+2s+5)$, 대역폭 $2.970$ | 살짝 봉우리가 있다 |
% | 아래 왼쪽 빨간 곡선의 작은 봉우리 | $+1$ dB 정도 | $\zeta = 0.447 < 0.707$ 이라 생긴 것 |
% | 아래 오른쪽 빨간 곡선의 오버슈트 | $1.21$ | **왼쪽의 봉우리가 여기 오버슈트로 나타난다** |
% | 아래 오른쪽 파란 곡선 | 오버슈트 없이 천천히 | 왼쪽에 봉우리가 없던 그 곡선 |
%
% 외울 한 줄 — **대역폭이 넓으면 빠릅니다.** 어림으로는
% $t_r \approx 2/\omega_{BW}$ 정도로 봅니다. 10주차에서 이 대응을 더 다룹니다.
%
% 강의자료의 숫자와 대조해 보면
fprintf('=== 강의자료 11~12쪽 숫자와 대조 ===\n');
chk = { '1/(s+1)',         tf(1,[1 1]),     0.9976
        '10/(s+10)',       tf(10,[1 10]),   9.9763
        '1/(s^2+2s+1)',    tf(1,[1 2 1]),   0.6423
        '5/(s^2+2s+5)',    tf(5,[1 2 5]),   2.9700 };
fprintf('     전달함수            계산값     강의자료     차이\n');
fprintf('   ----------------  ---------  ----------  ---------\n');
for i_f = 1:4
    b_f = bandwidth(chk{i_f,2});
    fprintf('   %-16s  %9.4f  %10.4f  %9.2e\n', ...
            chk{i_f,1}, b_f, chk{i_f,3}, abs(b_f - chk{i_f,3}));
end
fprintf('   --> 강의자료 값과 일치합니다.\n\n');
fprintf('  읽을 것\n');
fprintf('    1차는 차단 뒤 -20 dB/dec, 2차는 -40 dB/dec 로 더 가파르게 떨어집니다.\n');
fprintf('    즉 **차수가 높을수록 잘 막습니다.** 대신 위상이 더 많이 깎입니다.\n');
fprintf('    막는 능력과 위상 지연은 언제나 함께 갑니다. 공짜가 없습니다.\n\n');

%% 8. Simulink 로 직접 재 보기
% 오늘의 마지막은 **실험**입니다.
% 전달함수를 모른다고 치고, 사인을 넣어 보드 선도를 만들어 봅니다.
%
% ![측정 대상은 열린 시스템이다](loop_open.png)
%
% **그림 파일** `loop_open.png` — `common/dg_loop.m` 의 `dg_loop`
%   · 다시 만들려면 `make_figures('loop_open')`
%
% **만드는 곳** — `common/dg_loop.m` 을 `dg_loop('open', ...)` 로 부릅니다
% **직접 해 보려면** — `W09_03_run_simulink.m` 을 실행하면
% `W09_SineSweep.slx` 로 이 측정을 자동으로 반복합니다
%
% 그림 해석
%
% | 관찰 위치 | 관찰 내용 | 해석 |
% |---|---|---|
% | 되먹임 선이 **없는 것** | 루프가 닫혀 있지 않다 | 주파수응답은 **열린 시스템**의 성질이다 |
% | 왼쪽 입력 $u$ | 우리가 넣는 사인 | 주파수를 하나씩 바꿔 가며 넣는다 |
% | 가운데 상자 $G(s)$ | 재려는 대상 | **식을 몰라도 된다.** 실물이어도 된다 |
% | 오른쪽 출력 $y$ | 나오는 사인 | 진폭과 위상만 재면 끝 |
%
% 이 그림이 단순한 것이 핵심입니다. **모델이 없어도 잴 수 있다**는
% 주파수응답의 장점이 여기서 나옵니다. 실물 장비에 사인을 넣고
% 출력을 오실로스코프로 보면 그대로 보드 선도가 됩니다.
%
% 절차는 이렇습니다.
%
% - 주파수를 하나 정해 사인을 넣는다
% - 과도응답이 사라질 때까지 **충분히 기다린다**
% - 마지막 몇 주기만 잘라 진폭비와 위상차를 계산한다
% - 주파수를 바꿔 반복한다
%
% 모델을 열기 전에, 오늘 처음 보는 블록 하나를 먼저 봅니다.
%
% `Sine Wave` — 사인파를 만드는 블록
%
% - 하는 일 — $u(t) = A\sin(\omega t + \phi) + b$ 를 매 시각 계산해 내보낸다
% - `Amplitude` — 진폭 $A$. 오늘은 $1$ 로 둔다.
%   선형 시스템이므로 진폭은 결과에 영향을 주지 않는다 (비율만 보기 때문)
% - `Frequency` — 각주파수 $\omega$. 단위가 **Hz 가 아니라 rad/s** 다.
%   보드 선도의 가로축과 같은 단위이므로 그대로 넣으면 된다
% - `Phase` — 시작 위상 $\phi$. 오늘은 $0$ 으로 둔다
% - `Bias` — 더해지는 상수 $b$. 오늘은 $0$
% - `Sample time` — $0$ 으로 두면 연속시간 신호가 된다
%
% 오늘 바꾸는 것은 `Frequency` **하나뿐입니다.** 스크립트가 이 값을
% `logspace` 로 만든 목록에서 하나씩 꺼내 넣고, 그때마다 `sim` 을 부릅니다.
% 사람이 손으로 주파수 손잡이를 돌려 가며 재는 것과 정확히 같은 일입니다.
%
% 실습 스크립트에서 확인할 것
%
% - `W09_01_sine_to_bode.m` — 손으로 재는 두 가지 방법과 이론값 대조
% - `W09_02_bode_asymptotes.m` — 점근선 손작도
% - `W09_03_run_simulink.m` — `W09_SineSweep.slx` 로 주파수를 훑어 측정
%
% 특히 마지막 스크립트에서 **짧게 돌리면 얼마나 틀리는지**를 꼭 보십시오.
% 감쇠비 $0.1$ 인 이 플랜트는 $8$ 초만 돌리면 $71\%$ 나 틀립니다.
%% 8-1. 주파수응답을 숫자로 꺼내는 네 가지 명령
% `bode` 는 그림을 그려 주지만, 설계에서는 **숫자**가 필요합니다.
% 한 주파수의 크기와 위상을 꺼내는 방법이 네 가지 있습니다.
%
% | 호출 형태 | 무엇이 나오는가 | 특징 |
% |---|---|---|
% | `bode(G)` | 그림 | 눈으로 볼 때 |
% | `[m, p] = bode(G, w)` | 크기와 위상. **3차원 배열**로 나온다 | `squeeze` 를 꼭 씌운다 |
% | `evalfr(G, 1j*w)` | $G(j\omega)$ 를 **복소수 하나**로 | 가장 직접적 |
% | `freqresp(G, w)` | 여러 주파수의 복소수 응답 | 배열로 한 번에 |
% | `bandwidth(G)` | 이득이 $-3$ dB 로 떨어지는 주파수 | 빠르기의 척도 |
%
% **주의 두 가지**
%
% - `bode` 의 크기 출력은 dB 가 아니라 **배수**입니다. dB 로 보려면 `mag2db` 를 씁니다
% - 출력이 `1x1xN` 배열이라 그대로 `plot` 하면 오류가 납니다. `squeeze(m)` 로 폅니다
s = tf('s');
Gb = 4/(s^2 + 0.8*s + 4);
wq = [0.5 1 2 5];

[mg, ph] = bode(Gb, wq);
mg = squeeze(mg);  ph = squeeze(ph);
fprintf('%-8s %-10s %-10s %-10s\n', 'w[rad/s]', '|G| 배수', '|G| dB', '위상[도]');
for i = 1:numel(wq)
    fprintf('%-8.2f %-10.4f %-10.2f %-10.1f\n', wq(i), mg(i), mag2db(mg(i)), ph(i));
end

% 같은 값을 복소수로 직접 얻기
Gjw = evalfr(Gb, 1j*2);
fprintf('\nevalfr(G, 2j) = %.4f %+.4fi\n', real(Gjw), imag(Gjw));
fprintf('  크기 %.4f, 위상 %.1f 도  -> 위 표의 w=2 줄과 같습니다.\n', ...
        abs(Gjw), rad2deg(angle(Gjw)));
fprintf('freqresp 와의 차이 : %.2e\n', abs(freqresp(Gb,2) - Gjw));
fprintf('\n대역폭 = %.4f rad/s  (여기서 이득이 -3 dB 로 떨어집니다)\n', bandwidth(Gb));
%% 9. 오늘의 정리
% - 사인을 넣으면 **같은 주파수의 사인**이 나온다. 크기와 위상만 달라진다
% - 그 크기비와 위상차가 곧 $G(j\omega)$ 다. $s$ 자리에 $j\omega$ 를 넣으면 끝이다
% - 크기는 dB, 주파수는 로그로 그린다. **곱셈이 덧셈이 되기 때문**이다
% - 전달함수는 **상수 · 적분기 · 1차 · 2차** 네 조각의 곱이고,
%   조각마다 점근선을 그려 더하면 전체가 된다
% - 시정수 꼴 $(Ts+1)$ 로 정리하고 시작해야 한다. 상수를 빠뜨리지 말 것
% - 2차 항은 $\zeta < 0.707$ 이면 봉우리가 생긴다. 대략 $1/(2\zeta)$
% - 실험으로 잴 때는 **과도응답이 사라진 뒤에** 재야 한다
%% 10. 다음 주 예고
% 오늘은 "어떻게 생겼는가" 를 봤습니다.
% 다음 주에는 그 그림으로 **안정도를 판단**합니다.
%
% 핵심 질문은 이것 하나입니다.
%
% **개루프의 크기가 $1$ 이고 위상이 $-180^\circ$ 이면 폐루프가 불안정해진다.
% 그 점에서 얼마나 떨어져 있는가?**
%
% 그 거리를 **이득여유**와 **위상여유**라고 부릅니다.
